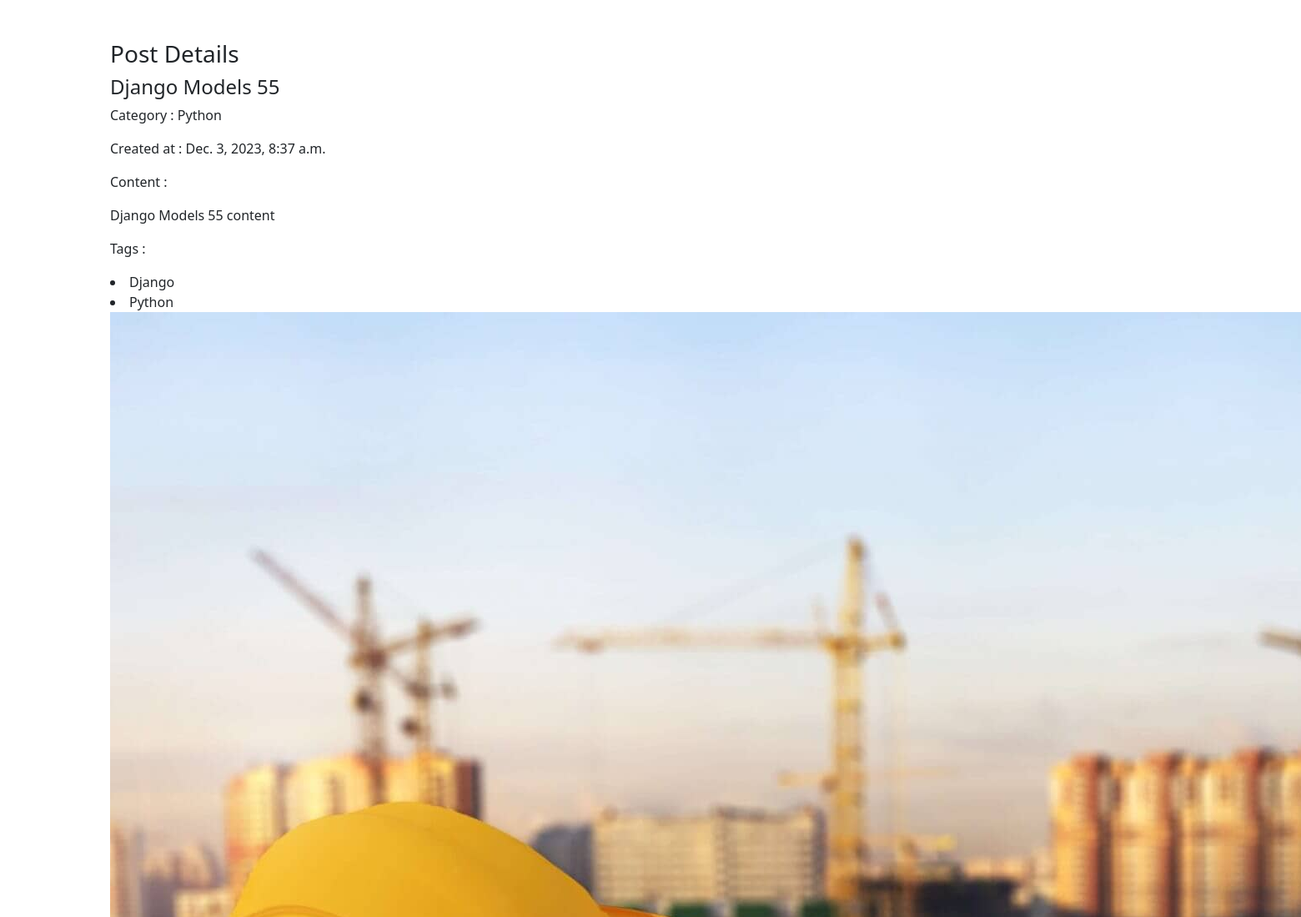
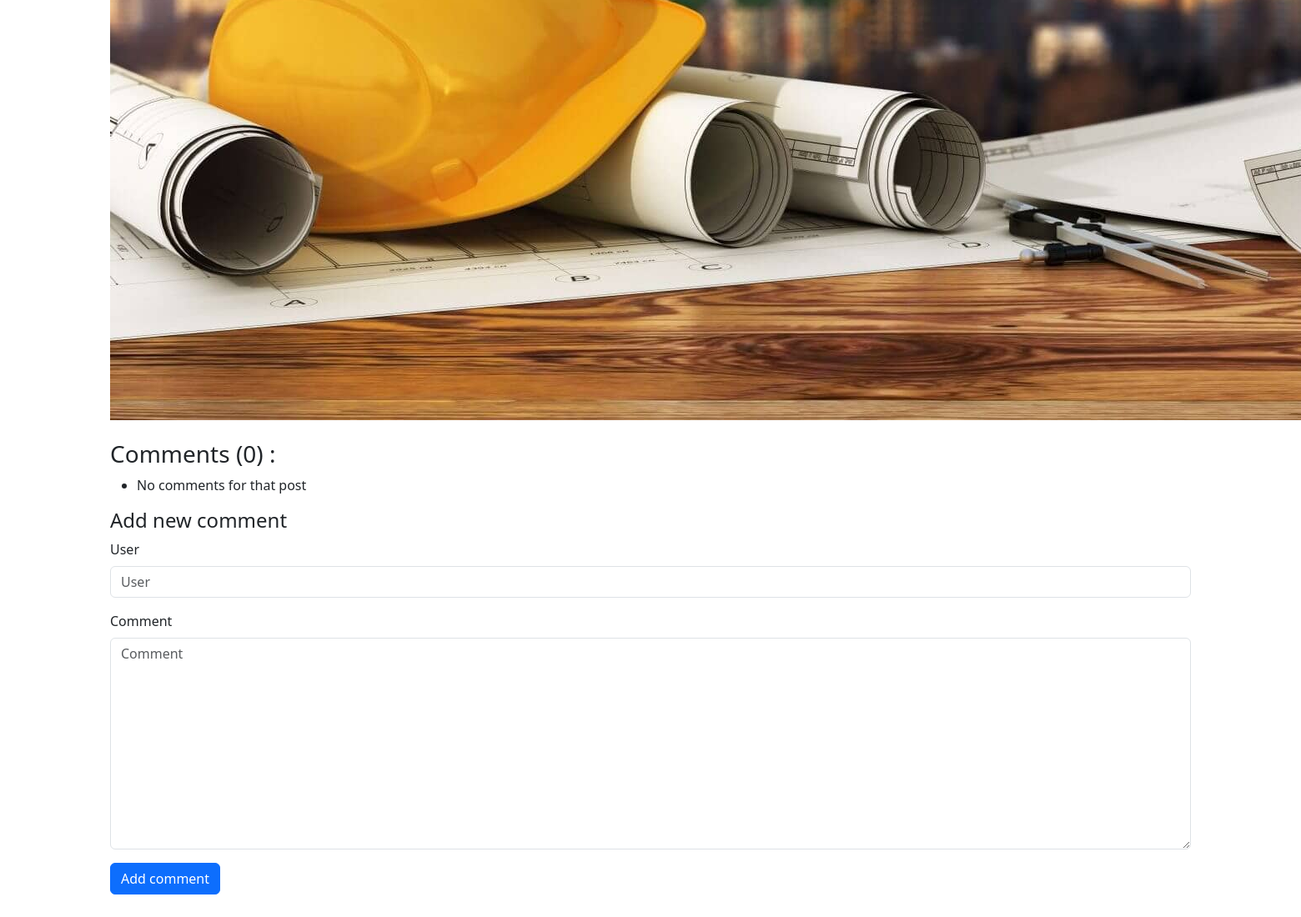
/posts/7, run on the app's committed database (2 pictures, top to bottom).
### posts/models.py (models this page shows, shortened)
class Post (models.Model) :
    author          = models.ForeignKey(User,related_name='post_author',on_delete=models.CASCADE)
    title           = models.CharField(max_length=100)
    content         = models.TextField(max_length=20000)
    draft           = models.BooleanField(default=True)
    publish_date    = models.DateTimeField(default=timezone.now)
    tags            = TaggableManager()
    image           = models.ImageField(upload_to='post')
    category        = models.ForeignKey('Category',related_name='post_category',on_delete=models.SET_NULL,null=True)

class Category(models.Model) :
    title = models.CharField(max_length=100)
    def __str__(self):
        return self.title

### posts/views.py (the view)
# urls.py: path('posts/<int:pk>',post_details),
def post_details(request,pk):
    data = Post.objects.get(id=pk)
    comments = Comment.objects.filter(post=data)
    form = CommentForm()
    if request.method == 'POST' :
        form = CommentForm(request.POST)
        if form.is_valid():
            myform = form.save(commit=False)
            myform.post = data
            myform.save()
    else :
        form = CommentForm()
    context = {
        'post' : data,
        'comments' : comments,
        'form' : form,
    }
    return render (request,'posts/post_detail.html',context)

### posts/forms.py
class CommentForm (forms.ModelForm) :
    class Meta :
        model = Comment
        fields = ['user','comment']

### posts/templates/posts/post_detail.html (shortened to what this page needs)
{% load django_bootstrap5 %}
<!doctype html>
<html lang="en">
  <head>
    <link href="https://cdn.jsdelivr.net/npm/bootstrap@5.3.2/dist/css/bootstrap.min.css" rel="stylesheet">
  </head>
  <body>
    <div class="container py-5">
        <h3>Post Details</h3>
        <h4>{{post.title}}</h4>
        <p>Category : {{post.category}}</p>
        <p>Created at : {{post.publish_date}}</p>
        <p>Content :</p>
        <p>{{post.content | safe}}</p>
        <p>Tags : </p>
        {% for tag in post.tags.all %}
        <li>{{tag}}</li>
        {% endfor %}
        <img src="{{post.image.url}}" alt="">
        <h3>Comments ({{comments | length}}) : </h3>
        <ul>
            {% for comment in comments %}
            <li>{{comment.user}} - {{comment.comment}}</li>
            {% empty %}
            <li>No comments for that post</li>
            {% endfor %}
        </ul>
        <h4>Add new comment</h4>
        <form method="post">
            {% bootstrap_form form %}
            {% bootstrap_button button_type="submit" content="Add comment" %}
        </form>
    </div>
  </body>
</html>

### data on the page
Post: title "Django Models 55", category "Python", publish_date "Dec. 3, 2023, 8:37 a.m.", content "Django Models 55 content", image (picture)
Tag: name "Django"
Tag: name "Python"

### other printed values
{{ comments | length }} "0"
